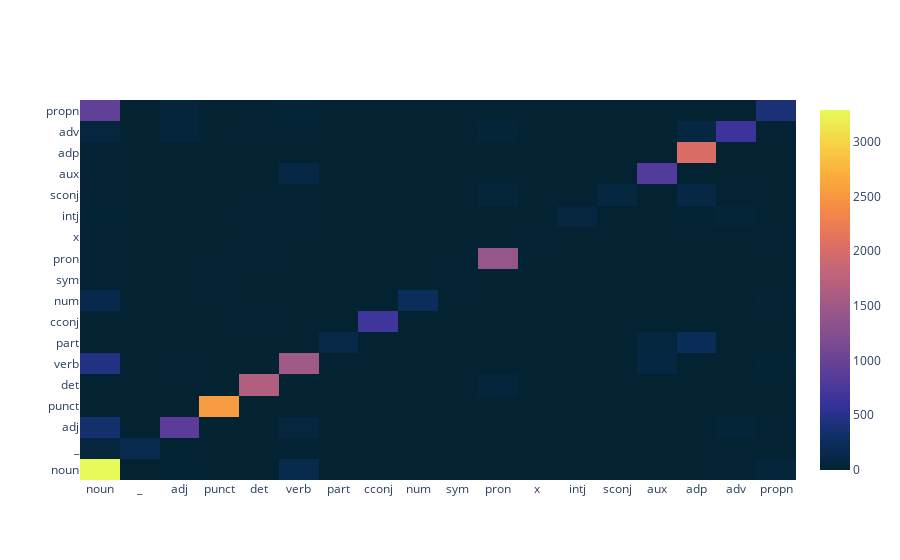

Notebook source saved alongside this figure:
### Code cell
fig = go.Figure(
        data=go.Heatmap(
            z=cm,
            x=tagger.tagset,
            y=tagger.tagset,
            colorscale="Thermal",
        )
    )
fig.show(legend=False)

### Figure 1 — Plotly figure (JSON) as saved in the notebook; plotly's stock layout.template omitted (floating-point values rounded to 4 significant figures; data arrays with more than 128 entries replaced by an {"elided": "..."} marker saying what was removed)
{"data": [{"colorscale": [[0, "rgb(3, 35, 51)"], [0.09091, "rgb(13, 48, 100)"], [0.1818, "rgb(53, 50, 155)"], [0.2727, "rgb(93, 62, 153)"], [0.3636, "rgb(126, 77, 143)"], [0.4545, "rgb(158, 89, 135)"], [0.5455, "rgb(193, 100, 121)"], [0.6364, "rgb(225, 113, 97)"], [0.7273, "rgb(246, 139, 69)"], [0.8182, "rgb(251, 173, 60)"], [0.9091, "rgb(246, 211, 70)"], [1, "rgb(231, 250, 90)"]], "type": "heatmap", "x": ["noun", "_", "adj", "punct", "det", "verb", "part", "cconj", "num", "sym", "pron", "x", "intj", "sconj", "aux", "adp", "adv", "propn"], "y": ["noun", "_", "adj", "punct", "det", "verb", "part", "cconj", "num", "sym", "pron", "x", "intj", "sconj", "aux", "adp", "adv", "propn"], "z": {"elided": "18x18 int values"}}], "layout": {}}
